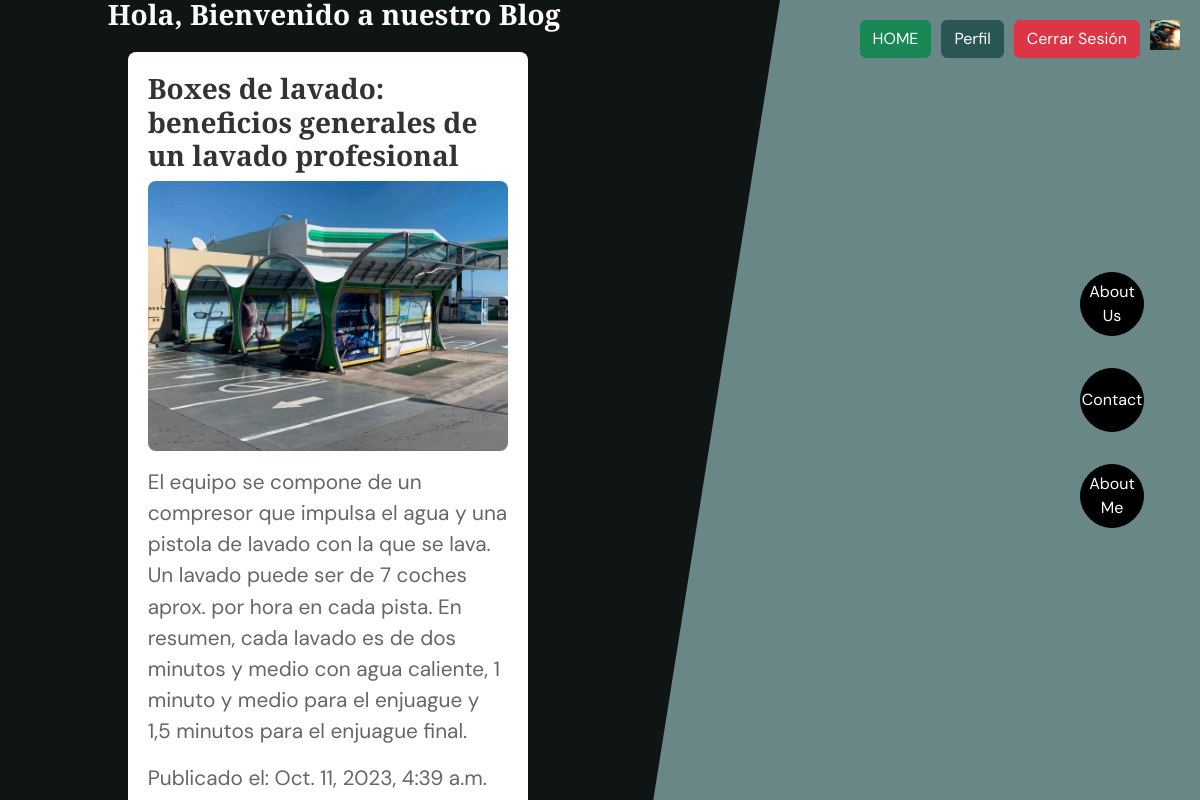
Screenshot of /blog/ (signed in) with the database file from the repository.
### CarWash_App/models.py (models this page shows, shortened)
class Avatar(models.Model):
    user = models.OneToOneField(User , on_delete=models.CASCADE, related_name='avatar')
    avatar = models.ImageField(upload_to='avatars/', null=True, blank=True)
    class Meta:
        verbose_name = 'Avatar'
        verbose_name_plural = 'Avatars'

class BlogPost(models.Model):
    titulo = models.CharField(max_length=200)
    contenido = models.TextField()
    fecha_publicacion = models.DateTimeField(auto_now_add=True)
    imagen = models.ImageField(upload_to='blog_posts/', null=True, blank=True)
    class Meta:
        ordering = ['-fecha_publicacion']

### CarWash_App/views.py (the view)
# urls.py: path('blog/', lista_publicaciones, name='lista_publicaciones'),
def lista_publicaciones(request):
    publicaciones = BlogPost.objects.all()
    return render(request, 'CarWash_App/lista_publicaciones.html', {'publicaciones': publicaciones})

### CarWash_App/templates/CarWash_App/lista_publicaciones.html
{% extends 'CarWash_App/master.html' %}
{% block content %}
    {% load static %}
    <link rel="stylesheet" type="text/css" href="{% static 'CarWash_App/css/styles.css' %}">
    <div class="blog-container custom-blog-style">
        <h3>Hola, Bienvenido a nuestro Blog</h3>
        {% for publicacion in publicaciones %}
            <div class="blog-post">
                <h3>{{ publicacion.titulo }}</h3>
                {% if publicacion.imagen %}
                    <img src="{{ publicacion.imagen.url }}" alt="{{ publicacion.titulo }}">
                {% endif %}
                <p>{{ publicacion.contenido }}</p>
                <p>Publicado el: {{ publicacion.fecha_publicacion }}</p>
            </div>
        {% endfor %}
    </div>
{% endblock %}

### CarWash_App/templates/CarWash_App/master.html (shortened to what this page needs)
<!DOCTYPE html>
<html lang="en">
    <head>
        {% load static %}
        <link href="{% static 'CarWash_App/css/styles.css' %} " rel="stylesheet" />
    </head>
    <body>
        <div class="navbar-buttons">
            <a class="btn btn-success" href="{% url 'inicio' %}">HOME</a>
            {% if user.is_authenticated %}
                <a class="btn btn-primary" href="{% url 'perfil' %}">Perfil</a>
                <a class="btn btn-danger" href="{% url 'logout' %}">Cerrar Sesión</a>
                {% if user.avatar.avatar %}
                 <img src="{{ user.avatar.avatar.url }}" alt="Avatar" width="30" height="30">
                {%endif%}
            {% else %}
                <a class="btn btn-primary" href="{% url 'login' %}">Iniciar Sesión</a>
                <a class="btn btn-secondary" href="{% url 'registrar_usuario' %}">Registrarse</a>
            {% endif %}
        </div>
        <video class="bg-video" playsinline="playsinline" autoplay="autoplay" muted="muted" loop="loop"><source src="{% static 'CarWash_App/assets/mp4/bg.mp4' %} " type="video/mp4" /></video>
        <div class="masthead">
            <div class="masthead-content text-white">
                <div class="container-fluid px-4 px-lg-0">
                    {% block content %}
                    {% endblock  %}
                </div>
            </div>
        </div>
        <div class="social-icons">
            <div class="d-flex flex-row flex-lg-column justify-content-center align-items-center h-100 mt-3 mt-lg-0">
                <a class="btn btn-dark m-3" href="{% url 'about_us' %}">About Us</a>
                <a class="btn btn-dark m-3" href="{% url 'contact_us' %}">Contact</a>
                <a class="btn btn-dark m-3" href="{% url 'about_me' %}">About Me</a>
            </div>
        </div>
    </body>
</html>

### CarWash_App/templates/CarWash_App/master.html (style rules this page uses)
.navbar-buttons { position: absolute; top: 20px; right: 20px; display: flex; gap: 10px; z-index: 1000; }

### rows the page displays
BlogPost: titulo "Boxes de lavado: beneficios generales de un lavado profesional", imagen (picture), contenido "El equipo se compone de un compresor que impulsa el agua y una pistola de lavado con la que se lava. Un lavado puede ser de 7 coches aprox. por hora en cada pista. En resumen, cada lavado es de dos minutos y medio con agua caliente, 1 minuto y medio para el enjuague y 1,5 minutos para el enjuague final.", fecha_publicacion "Oct. 11, 2023, 4:39 a.m."
